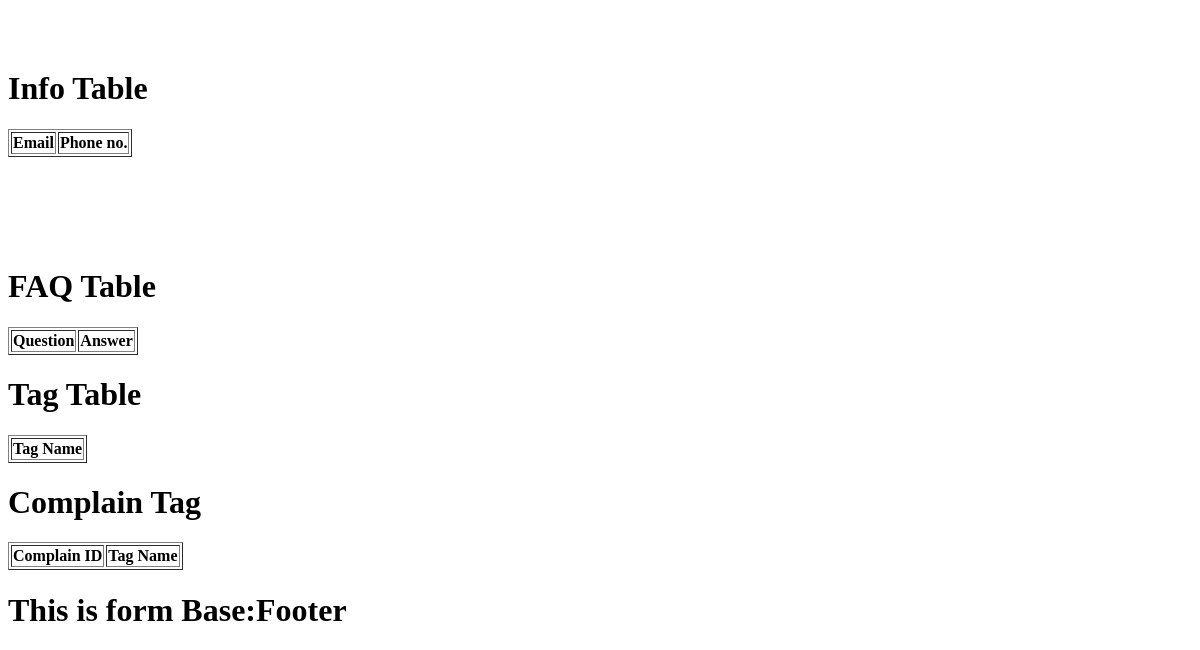
The page /showTable/ (lower part) on the database as committed earlier.
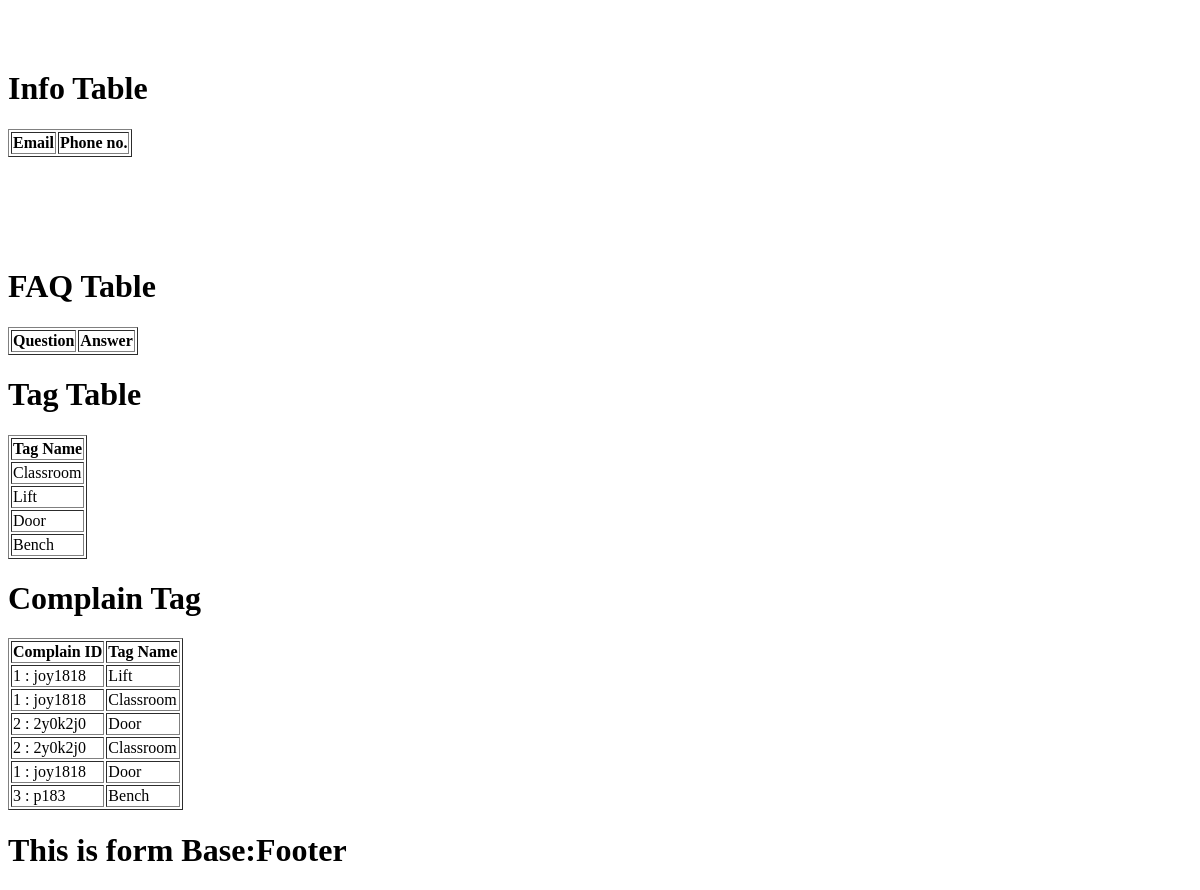
The same page on the database as committed later.
### Tag/models.py (models this page shows, shortened)
class Tag(models.Model):
    tag_name = models.CharField(max_length=100)
    def __str__(self):
        return self.tag_name

class ComplainTag(models.Model):
    complain = models.ForeignKey(Complain, on_delete=models.CASCADE)
    tag = models.ForeignKey(Tag, on_delete=models.CASCADE)

### Complain/models.py (models this page shows)
class Complain(models.Model):
    image = models.ImageField(blank=True)
    status = models.CharField(max_length=100, choices=(('Approved', 'Approved'), ('Not Approved', 'Not Approved'), ('Not Approved', 'Pending')), default='Approved')
    description = models.TextField()
    type = models.CharField(max_length=100, choices=(('General', 'General'), ('Departmental', 'Departmental'), ('Both', 'Both')), default='General')
    date = models.DateField(auto_now=True)
    time = models.TimeField(auto_now=True)
    student = models.ForeignKey(Student, on_delete=models.CASCADE)
    def __str__(self):
        return str(self.id) + ' : ' + self.student.user_name

### Student/models.py (models this page shows)
class Student(models.Model):
    user_name = models.CharField(max_length=100,unique=True,null=True)
    email = models.EmailField(unique=True)
    department = models.CharField(max_length=100,blank=True)
    password = models.CharField(max_length=100)
    def __str__(self):
        return self.user_name

### Student/views.py (the view)
# urls.py: path('showTable/', student_view.showTables),
def showTables(request):
    studentTable = Student.objects.all()
    complainTable = Complain.objects.all()
    commentTable = Comment.objects.all()
    voteTable = Vote.objects.all()
    tagTable = Tag.objects.all()
    complainTag = ComplainTag.objects.all()
    context = {
        'studentTable': studentTable,
        'complainTable': complainTable,
        'commentTable': commentTable,
        'votTable': voteTable,
        'tagTable': tagTable,
        'complainTag': complainTag
    }
    return render(request, 'showTables.html', context)

### templates/showTables.html (shortened to what this page needs)
{% extends 'base.html' %}
{% block content %}
    <br><br><br><br><br>
    <br><br><br><br><br>
    <br><br><br><br><br>
    <br><br><br><br><br>
    <h1>Info Table</h1>
    <table border="1">
        <tr>
           <th>Email</th>
           <th>Phone no.</th>
        </tr>
    </table>
    <br><br><br><br><br>
    <h1>FAQ Table</h1>
    <table border="1">
        <tr>
           <th>Question</th>
           <th>Answer</th>
        </tr>
    </table>
    <h1>Tag Table</h1>
    <table border="1">
        <tr>
            <th>Tag Name</th>
        </tr>
    {% for t in tagTable %}
        <tr>
            <td>{{ t.tag_name }}</td>
        </tr>
    {% endfor %}
    </table>
    <h1>Complain Tag</h1>
    <table border="1">
        <tr>
            <th>Complain ID</th>
            <th>Tag Name</th>
        </tr>
    {% for t in complainTag %}
        <tr>
            <td>{{ t.complain }}</td>
            <td>{{ t.tag }}</td>
        </tr>
    {% endfor %}
    </table>
    {% endblock content %}

Rows that differ between the two databases and show on the page:
added Tag: tag_name "Classroom"
added Tag: tag_name "Lift"
added Tag: tag_name "Door"
added Tag: tag_name "Bench"
added ComplainTag: complain "1 : joy1818", tag "Lift"
added ComplainTag: complain "1 : joy1818", tag "Classroom"
added ComplainTag: complain "2 : 2y0k2j0", tag "Door"
added ComplainTag: complain "2 : 2y0k2j0", tag "Classroom"
added ComplainTag: complain "1 : joy1818", tag "Door"
added ComplainTag: complain "3 : p183", tag "Bench"
